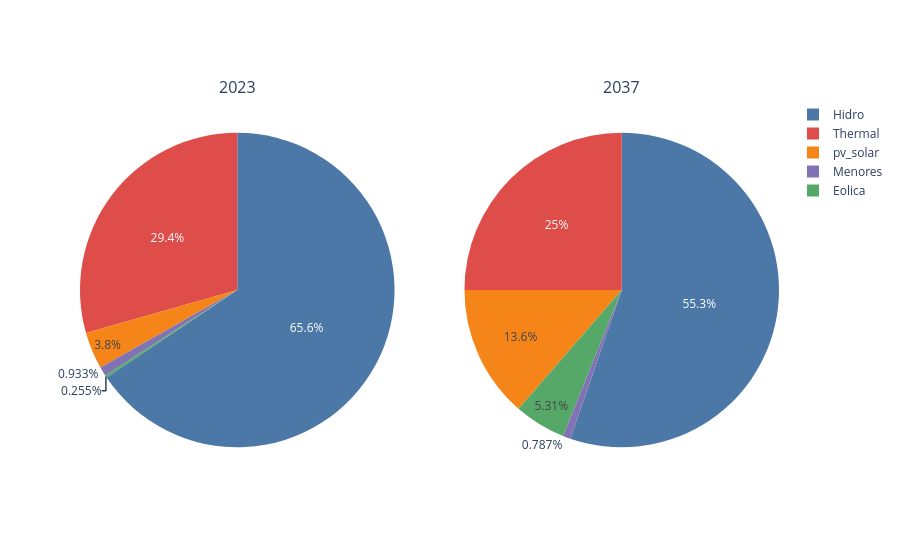

This figure's notebook cell:
### Code cell
cap_inst = pd.read_csv(model_outputs_path+'BuildGen.csv')
gen_info = pd.read_csv(model_inputs_path+'gen_info.csv')
cap_inst = pd.merge(cap_inst, gen_info, left_on='GEN_BLD_YRS_1',
    right_on='GENERATION_PROJECT', how='inner')
## Remove unactive plants
cap_inst = cap_inst[cap_inst['gen_max_age'] > 1]

cap_inst = cap_inst[['GENERATION_PROJECT','gen_tech','GEN_BLD_YRS_2','BuildGen']]
cap_inst_2023 = cap_inst[cap_inst['GEN_BLD_YRS_2'] <= 2023]
cap_inst_2023 = cap_inst_2023.groupby(['gen_tech']).agg({
    'BuildGen' : 'sum'}).reset_index()

cap_inst = cap_inst[cap_inst['GEN_BLD_YRS_2'] <= 2037]
cap_inst = cap_inst.groupby(['gen_tech']).agg({
    'BuildGen' : 'sum'}).reset_index()

def installed_capacity(esc0, escf):    
    # Define a color map for gen_tech
    color_map = {
        'pv_solar': '#f58518',
        'Eolica': '#55a868',
        'Hidro': '#4c78a8',
        'Thermal': '#de4d4a',
        'Menores': '#8172b3'
    }
    # Create individual figures
    fig1 = px.pie(esc0, names='gen_tech', values='BuildGen', title='Generation Reported (XM)',
                  color='gen_tech', color_discrete_map=color_map)
    fig2 = px.pie(escf, names='gen_tech', values='BuildGen', title='Generation Predicted (Switch)',
                  color='gen_tech', color_discrete_map=color_map)
    # Create subplots with the 'type' argument set to 'domain' to accommodate pie charts
    fig = make_subplots(rows=1, cols=2, specs=[[{'type':'domain'}, {'type':'domain'}]], 
                        subplot_titles=("2023", "2037"))

    # Add figures to the subplots
    for trace in fig1.data: fig.add_trace(trace, row=1, col=1)
    for trace in fig2.data: fig.add_trace(trace, row=1, col=2)

    # Ensure legend items show only once
    names = set()
    for trace in fig.data:
        if (trace.name in names): trace.showlegend = False
        else: names.add(trace.name)

    # Show the figure
    fig.show()

#sw.scenarios.
installed_capacity(cap_inst_2023, cap_inst)

### Figure 1 — Plotly figure (JSON) as saved in the notebook; plotly's stock layout.template omitted (floating-point values rounded to 4 significant figures)
{"data": [{"customdata": [["Eolica"], ["Hidro"], ["Menores"], ["Thermal"], ["pv_solar"]], "domain": {"x": [0, 0.45], "y": [0, 1]}, "hovertemplate": "gen_tech=%{customdata[0]}<br>BuildGen=%{value}<extra></extra>", "labels": ["Eolica", "Hidro", "Menores", "Thermal", "pv_solar"], "legendgroup": "", "marker": {"colors": ["#55a868", "#4c78a8", "#8172b3", "#de4d4a", "#f58518"]}, "name": "", "showlegend": true, "type": "pie", "values": [50.42, 12990.0, 184.8, 5822.0, 752.2]}, {"customdata": [["Eolica"], ["Hidro"], ["Menores"], ["Thermal"], ["pv_solar"]], "domain": {"x": [0.55, 1], "y": [0, 1]}, "hovertemplate": "gen_tech=%{customdata[0]}<br>BuildGen=%{value}<extra></extra>", "labels": ["Eolica", "Hidro", "Menores", "Thermal", "pv_solar"], "legendgroup": "", "marker": {"colors": ["#55a868", "#4c78a8", "#8172b3", "#de4d4a", "#f58518"]}, "name": "", "showlegend": false, "type": "pie", "values": [1247.0, 12990.0, 184.8, 5874.0, 3195.0]}], "layout": {"annotations": [{"font": {"size": 16}, "showarrow": false, "text": "2023", "x": 0.225, "xanchor": "center", "xref": "paper", "y": 1, "yanchor": "bottom", "yref": "paper"}, {"font": {"size": 16}, "showarrow": false, "text": "2037", "x": 0.775, "xanchor": "center", "xref": "paper", "y": 1, "yanchor": "bottom", "yref": "paper"}]}}
